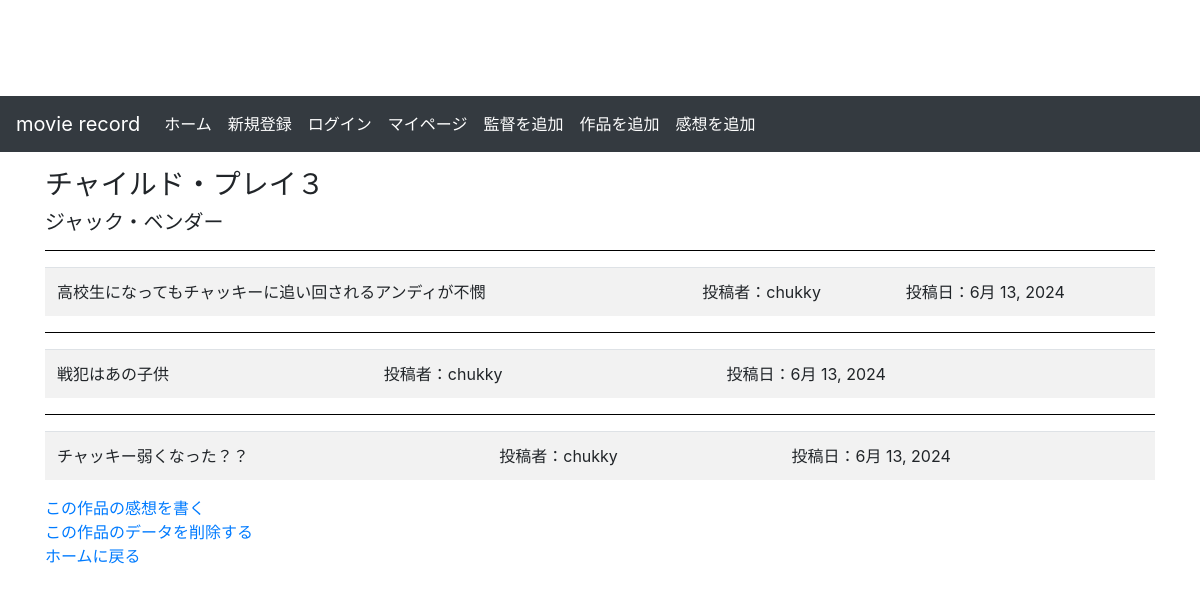
/movie/3/, run on the app's committed database.
### myapp/models.py (models this page shows, shortened)
class Movie(models.Model):
    title = models.CharField(max_length=100, verbose_name="タイトル")
    director = models.ForeignKey(Director, on_delete=models.CASCADE, verbose_name="監督", related_name='movie')
    user = models.ForeignKey(User, on_delete=models.CASCADE, verbose_name="ユーザー", related_name='movies')
    watch_date = models.DateField(verbose_name="視聴日時", null=True, blank=True)

class Director(models.Model):
    name = models.CharField(max_length=100, verbose_name="監督")
    def __str__(self):
        return self.name

class Log(models.Model):
    text = models.TextField()
    watch_date = models.DateField(default=timezone.now)
    movie = models.ForeignKey(Movie, on_delete=models.CASCADE, verbose_name="タイトル", related_name='log')
    user = models.ForeignKey(User, on_delete=models.CASCADE, verbose_name="ユーザー", related_name='logs')

### myapp/views.py (the view)
# urls.py: path('movie/<int:pk>/', views.MovieDetailView.as_view(), name='movie_detail'),
class MovieDetailView(generic.DetailView):
    model = Movie
    template_name = 'myapp/detail.html'
    context_object_name = 'movie'
    def get_context_data(self, **kwargs):
        context = super().get_context_data(**kwargs)
        context['logs'] = self.object.log.all()
        return context

### templates/myapp/detail.html
{% extends './base.html' %}
{% block content %}
<h3>{{movie.title}}</h3>
<h5>{{movie.director}}</h5>
{% for log in movie.log.all %}
    <table  class='table table-striped table-hover'>
        <td>{{ log.text }}</td>
        <td>投稿者：{{  log.user.username }}</td>
        <td>投稿日：{{ log.watch_date }}</td>
        <hr color="black" >
    </table>
{% endfor %}
<a href="{% url 'myapp:writingthismovielog' pk=movie.pk %}">この作品の感想を書く</a><br>
<a href="{% url 'myapp:deletemovie' pk=movie.pk %}">この作品のデータを削除する</a><br>
<a href="{% url 'myapp:index' %}">ホームに戻る</a><br>
{% endblock %}

### templates/myapp/base.html (style rules this page uses)
body { padding-top: 80px; }

### data on the page
Movie: title "チャイルド・プレイ３", director "ジャック・ベンダー"
Log: text "高校生になってもチャッキーに追い回されるアンディが不憫", user.username "chukky", watch_date "6月 13, 2024"
Log: text "戦犯はあの子供", user.username "chukky", watch_date "6月 13, 2024"
Log: text "チャッキー弱くなった？？", user.username "chukky", watch_date "6月 13, 2024"
